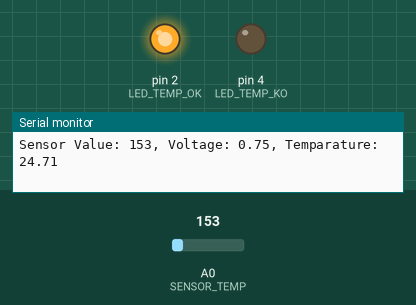
Recording of a sketch running on a simulated Arduino Uno, built with avr-gcc and run on an emulated ATmega328P. On the bench: output pins drawn as LEDs (lit = HIGH), the last lines printed to the serial monitor. Inputs (shaded band) come from the test bench; at power-on: A0 (SENSOR_TEMP) = 153.

Above: at 5.8 s.
5.9 s: A0 (SENSOR_TEMP) set to 154
At 10.4 s:
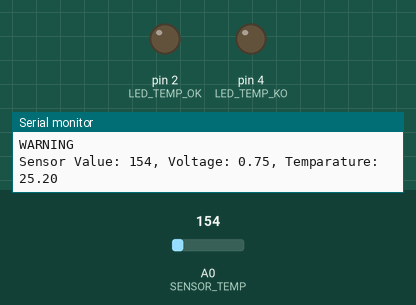
11.9 s: A0 (SENSOR_TEMP) set to 165
At 15.5 s:
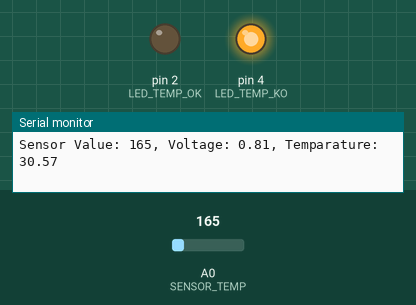
Timing chart, 0 to 17.0 s (numbered marks = the images above; inputs shaded):
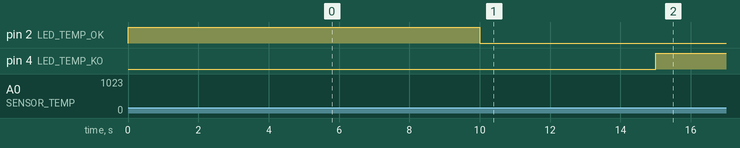

Measured:
- the behaviour switches between 153 and 154 on A0 (SENSOR_TEMP) (found by bisection; images 0 and 1)
- after the input at 5.9 s, pin 2 (LED_TEMP_OK): HIGH → LOW after 4.1 s
- after the input at 11.9 s, pin 4 (LED_TEMP_KO): LOW → HIGH after 3.1 s

The sketch:

TempController.ino
```cpp
const int SENSOR_TEMP = A0;
const float CONFORT_TEMP = 24.0;
const float TEMP_TOLERANCE_MID = 1.0;
const float TEMP_TOLERANCE_HIGH = 2.0;
const int LED_TEMP_OK = 2;
const int LED_TEMP_WARN = 3;
const int LED_TEMP_KO = 4;
const int CHECK_TIME = 5000;

void setup() {
  Serial.begin(9600);
  pinMode(LED_TEMP_OK, OUTPUT);
  pinMode(LED_TEMP_KO, OUTPUT);
  digitalWrite(LED_TEMP_KO, LOW);
  digitalWrite(LED_TEMP_WARN, LOW);
  digitalWrite(LED_TEMP_OK, LOW);

}

void loop() {
 int sensorVal = analogRead(SENSOR_TEMP);
 float voltage = getVoltage(sensorVal);
 float temperature = getTemperature(voltage);
 if(temperature > CONFORT_TEMP + TEMP_TOLERANCE_HIGH || temperature < CONFORT_TEMP - TEMP_TOLERANCE_HIGH) {
    digitalWrite(LED_TEMP_KO, HIGH);
    digitalWrite(LED_TEMP_WARN, LOW);
    digitalWrite(LED_TEMP_OK, LOW);
 }else if(temperature > CONFORT_TEMP + TEMP_TOLERANCE_MID || temperature < CONFORT_TEMP - TEMP_TOLERANCE_MID) {
  Serial.println("WARNING");
    digitalWrite(LED_TEMP_KO, LOW);
    digitalWrite(LED_TEMP_WARN, HIGH);
    digitalWrite(LED_TEMP_OK, LOW);
 }else {
   digitalWrite(LED_TEMP_KO, LOW);
   digitalWrite(LED_TEMP_WARN, LOW);
   digitalWrite(LED_TEMP_OK, HIGH);
 }
 printOutput(sensorVal, voltage, temperature);
 delay(CHECK_TIME);
}
/**
 * Write output to serial
 */
void printOutput(int sensorVal, float voltage, float temperature) {
 Serial.print("Sensor Value: ");
 Serial.print(sensorVal);
 Serial.print(", Voltage: ");
 Serial.print(voltage);
 Serial.print(", Temparature: ");
 Serial.println(temperature);
}

/**
 * Get voltage from sensor value
 */
float getVoltage(float value) {
  return (value/1024.0) * 5.0;
}
/**
 * Get temperature from voltage
 */
float getTemperature(float voltage) {
  return (voltage - 0.5) * 100;
}
```
